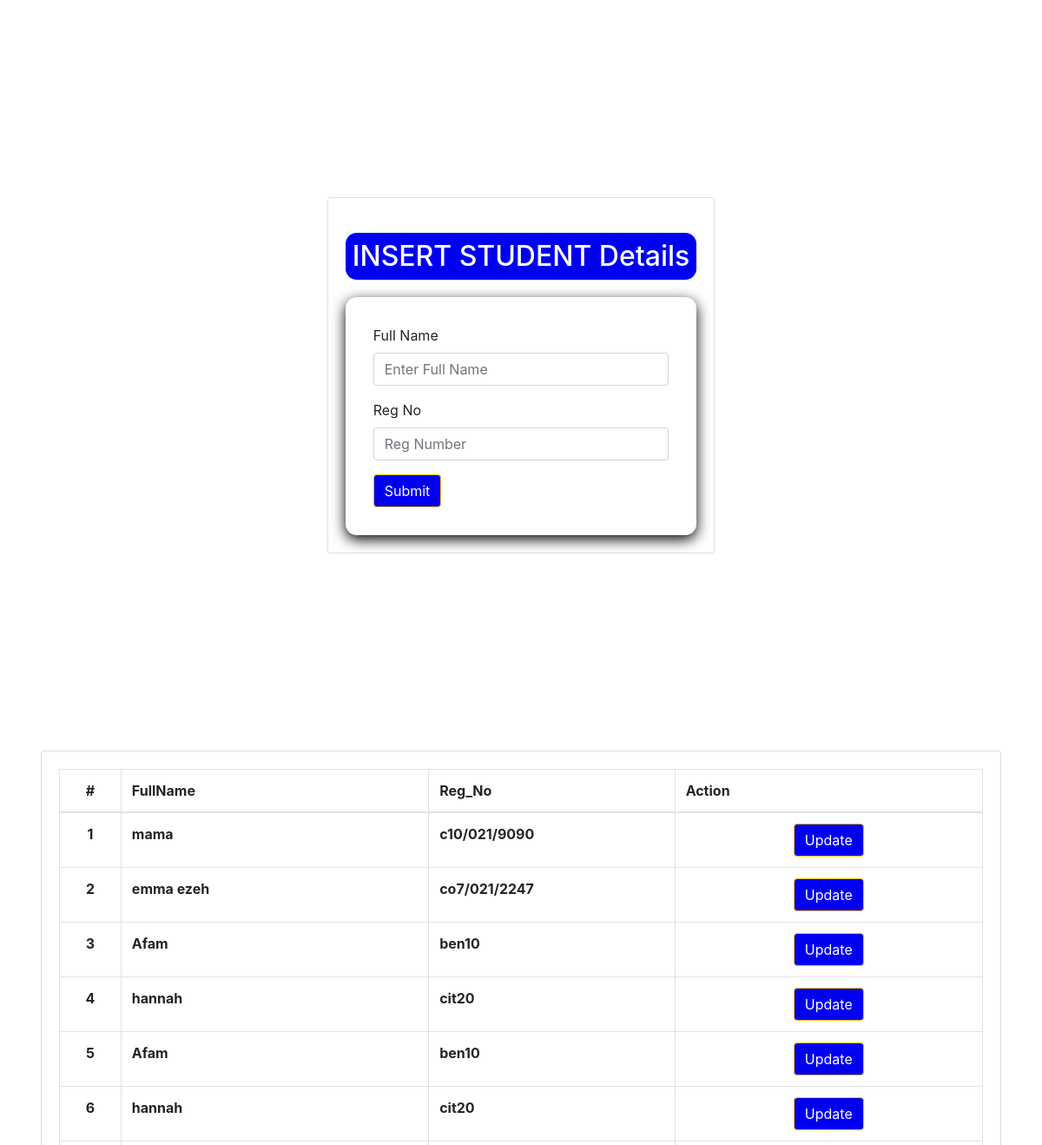
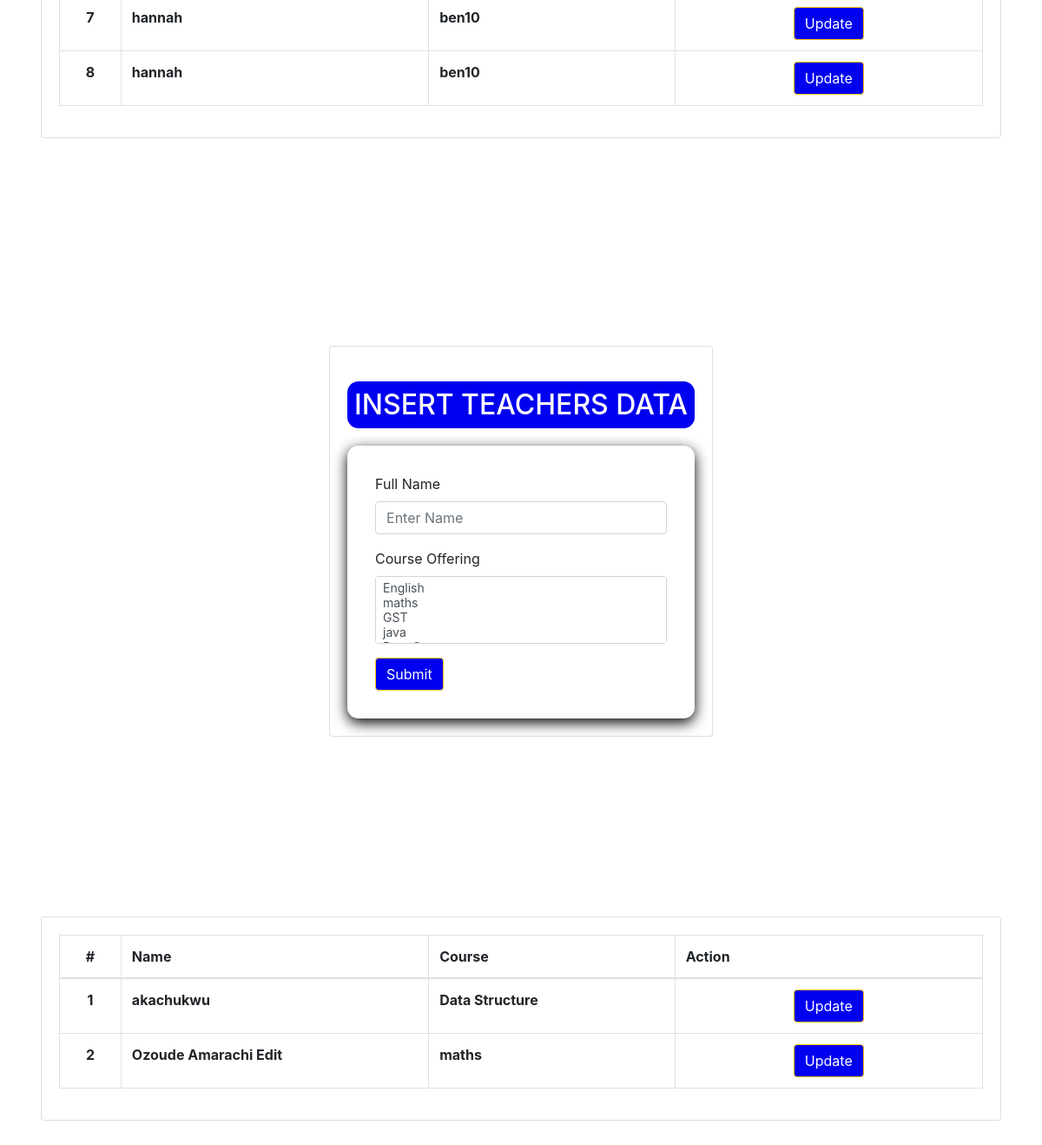
The page / on the database its author committed (2 pictures, top to bottom).
### tables this page shows
CREATE TABLE `users` (
  `id` int NOT NULL,
  `fullname` varchar(50) NOT NULL,
  `reg_no` varchar(30) NOT NULL
);

CREATE TABLE `teachers` (
  `id` int NOT NULL,
  `name` varchar(50) NOT NULL,
  `course` varchar(50) NOT NULL
);

### index.php (the view, shortened to what this page needs)
<?php include 'function/insert.php'; ?>
<!DOCTYPE html>
<html lang="en">
<head>
    <link rel="stylesheet" href="https://cdn.jsdelivr.net/npm/bootstrap@5.2.3/dist/css/bootstrap.min.css">
    <link rel="stylesheet" href="https://cdn.jsdelivr.net/npm/bootstrap@4.3.1/dist/css/bootstrap.min.css">
    <link rel="stylesheet" href="./css/style.css">
</head>
<body class="hold-transition">
    <div class="row top">
        <div class="col-12">
            <div class="d-flex flex-column min-vh-100 justify-content-center align-items-center" >
                <div class="card">
                    <div class="card-body">
                        <h1 id = "header1">INSERT STUDENT Details</h1>
                        <form method = "post" action = "#">
                        <div class="form-group mb-3">
                            <label for="exampleInputFullname1">Full Name</label>
                            <input name="fullname" type="text" class="form-control" id="exampleInputFullname1" aria-describedby="emailHelp" placeholder="Enter Full Name">
                        </div>
                        <div class="form-group mb-3">
                            <label for="exampleInputPassword1">Reg No</label>
                            <input name = "reg_no" type="text" class="form-control" id="exampleInputPassword1" placeholder="Reg Number">
                        </div>
                        <button type="submit" class="btn btn-warning" name ="submit">Submit</button>
                        </form>
                    </div>
                </div>
            </div>
        </div>
        <div class="col-12">
            <div class="card card-outline">
                <div class="card-body">
                <table class="table tabe-hover table-bordered" id="list">
                    <colgroup>
                        <col width="5%">
                        <col width="25%">
                        <col width="20%">
                        <col width="25%">
                    </colgroup>
                    <thead>
                        <tr>
                            <th class="text-center">#</th>
                            <th>FullName</th>
                            <th>Reg_No</th>
                            <th>Action</th>
                        </tr>
                    </thead>
                    <tbody>
                        <?php
                        $i = 1;
                        $qry = $conn->query("SELECT * FROM users");
                        while($row= $qry->fetch_assoc()):
                        ?>
                        <tr>
                            <th class="text-center"><?php echo $i++ ?></th>
                            <td><b><?php echo $row['fullname'] ?></b></td>
                            <td><b><?php echo $row['reg_no'] ?></b></td>
                            <td class="text-center">
                                <div class="btn-group">
                                    <a href="./updateform.php" data-id='<?php echo $row['id'] ?>' class="btn btn-warning btn-flat">
                                    Update
                                    </a>
                            </div>
                            </td>
                        </tr>
                    <?php endwhile; ?>
                    </tbody>
                </table>
                </div>
            </div>
        </div>
    </div>
    <div class="row top">
        <div class="col-12">
                <div class="d-flex flex-column min-vh-100 justify-content-center align-items-center" >
                    <div class="card">
                        <div class="card-body">
                            <h1 id="header1">INSERT TEACHERS DATA</h1>
                            <form method="post" action="#">
                                <div class="form-group mb-3">
                                    <label for="exampleInputEmail1">Full Name</label>
                                    <input required name="name" type="text" class="form-control" id="exampleInputEmail1" aria-describedby="emailHelp" placeholder="Enter Name">
                                </div>
                                <div class="form-group mb-3">
                                    <label for="exampleInputPassword1">Course Offering</label>
                                    <select name="course[]" id="input" class="form-control custom-select custom-select-sm" multiple required>
                                        <option value="English">English</option>
                                        <option value="maths">maths</option>
                                        <option value="gst">GST</option>
                                        <option value="java">java</option>
                                        <option value="English">Data Structure</option>
                                    </select>
                                </div>
                                <button type="submit" class="btn btn-warning" name="Submit_teachers_info">Submit</button>
                            </form>
                        </div>
                    </div>
                </div>
        </div>
        <div class="col-12">
            <div class="card card-outline card-primary">
                <div class="card-body">
                <table class="table tabe-hover table-bordered" id="list">
                    <colgroup>
                        <col width="5%">
                        <col width="25%">
                        <col width="20%">
                        <col width="25%">
                    </colgroup>
                    <thead>
                        <tr>
                            <th class="text-center">#</th>
                            <th>Name</th>
                            <th>Course</th>
                            <th>Action</th>
                        </tr>
                    </thead>
                    <tbody>
                        <?php
                        $i = 1;
                        $qry = $conn->query("SELECT * FROM teachers");
                        while($row= $qry->fetch_assoc()):
                        ?>
                        <tr>
                            <th class="text-center"><?php echo $i++ ?></th>
                            <td><b><?php echo $row['name'] ?></b></td>
                            <td><b><?php echo $row['course'] ?></b></td>
                            <td class="text-center">
                                <div class="btn-group">
                                <a href="./updateform.php" data-id='<?php echo $row['id'] ?>' class="btn btn-warning btn-flat">
                                    Update
                                    </a>
                                </div>
                            </td>
                        </tr>
                    <?php endwhile; ?>
                    </tbody>
                </table>
                </div>
            </div>
        </div>
    </div>
</body>
</html>

### css/style.css (style rules this page uses)
* { padding: 0; margin: 0; box-sizing: border-box; }
#header1 { margin: 20px 0 20px 0; text-align: center; border: 1px; border-radius: 0.8rem; -webkit-border-radius: 0.8rem; -moz-border-radius: 0.8rem; -ms-border-radius: 0.8rem; -o-border-radius: 0.8rem; background-color: rgb(37, 84, 226); color: #fff; font-size: 2rem; padding: .5rem; }
form { padding: 2rem; border-radius: 0.8rem; -webkit-border-radius: 0.8rem; -moz-border-radius: 0.8rem; -ms-border-radius: 0.8rem; -o-border-radius: 0.8rem; box-shadow: 0 .3rem 1rem 0 #000; }

### index.php (style rules this page uses)
.top { margin: 2rem 2rem 0; }
#header1 { background-color: #0000f0; }
.btn-warning { background-color: #0000f0; color: #fff; }
.col-12 { margin-bottom: 2rem; }

### rows shown on the page
users: fullname "mama", reg_no "c10/021/9090"
users: fullname "emma ezeh", reg_no "co7/021/2247"
users: fullname "Afam", reg_no "ben10"
users: fullname "hannah", reg_no "cit20"
users: fullname "Afam", reg_no "ben10"
users: fullname "hannah", reg_no "cit20"
users: fullname "hannah", reg_no "ben10"
users: fullname "hannah", reg_no "ben10"
teachers: name "akachukwu", course "Data Structure"
teachers: name "Ozoude Amarachi Edit", course "maths"
